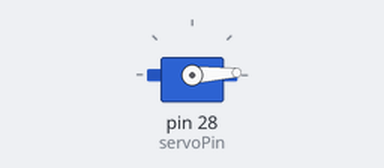
Bench run of a sketch on a simulated Arduino Mega 2560, built with avr-gcc and run on an emulated ATmega2560. Parts: servo.

Above: at 0.05 s.
At 1.3 s:
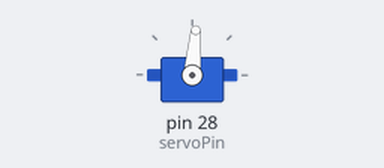
At 2.6 s:
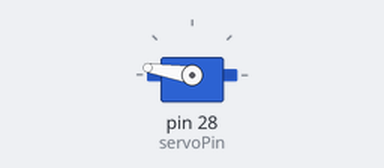
At 5.2 s:
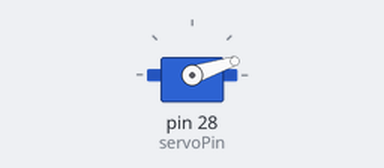
Timing chart, 0 to 7.1 s (numbered marks = the images above):
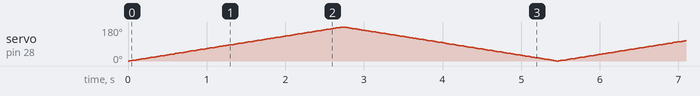

The sketch:

servo_motor_rotation.ino
```cpp
#include <Servo.h>

Servo myServo;   // Create servo object

int servoPin = 28;  // Pin where the servo is connected

void setup() {
  myServo.attach(servoPin);  // Attach servo to pin
}

void loop() {
  // Sweep from 0 to 180 degrees
  for (int pos = 0; pos <= 180; pos++) {
    myServo.write(pos);     // Set servo position
    delay(15);              // Wait for servo to move
  }

  // Sweep back from 180 to 0 degrees
  for (int pos = 180; pos >= 0; pos--) {
    myServo.write(pos);
    delay(15);
  }
}
```
